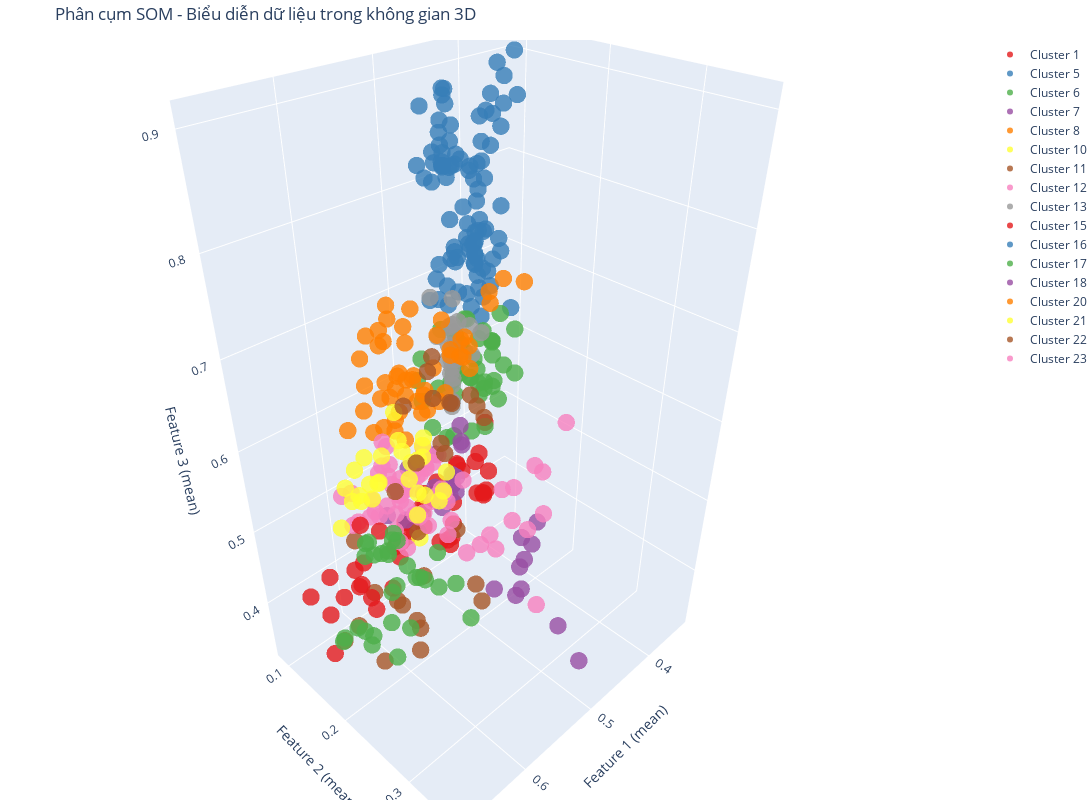

The notebook cell this image was saved under:
### Code cell
# Tính giá trị trung bình theo chiều thời gian (giữ nguyên 3D)
X_3d = np.mean(data, axis=2)  # Shape (438, 3)

# Vẽ biểu đồ 3D
color_set = (
    px.colors.qualitative.Set1 +
    px.colors.qualitative.Set2 +
    px.colors.qualitative.Set3
)[:20]
fig = go.Figure()

# Thêm từng cụm vào biểu đồ
unique_clusters = np.unique(cluster_labels)
for i, cluster in enumerate(unique_clusters):
    cluster_points = X_3d[cluster_labels == cluster]
    
    fig.add_trace(go.Scatter3d(
        x=cluster_points[:, 0],
        y=cluster_points[:, 1],
        z=cluster_points[:, 2],
        mode='markers',
        marker=dict(size=6, color=colors[i % len(colors)], opacity=0.8),
        name=f'Cluster {cluster}'
    ))

# Cài đặt giao diện hiển thị
fig.update_layout(
    title='Phân cụm SOM - Biểu diễn dữ liệu trong không gian 3D',
    scene=dict(
        xaxis_title='Feature 1 (mean)',
        yaxis_title='Feature 2 (mean)',
        zaxis_title='Feature 3 (mean)',
    ),
    margin=dict(l=0, r=0, b=0, t=40),
    width=1200,  # Tăng chiều rộng
    height=800   # Tăng chiều cao
)

fig.show()
